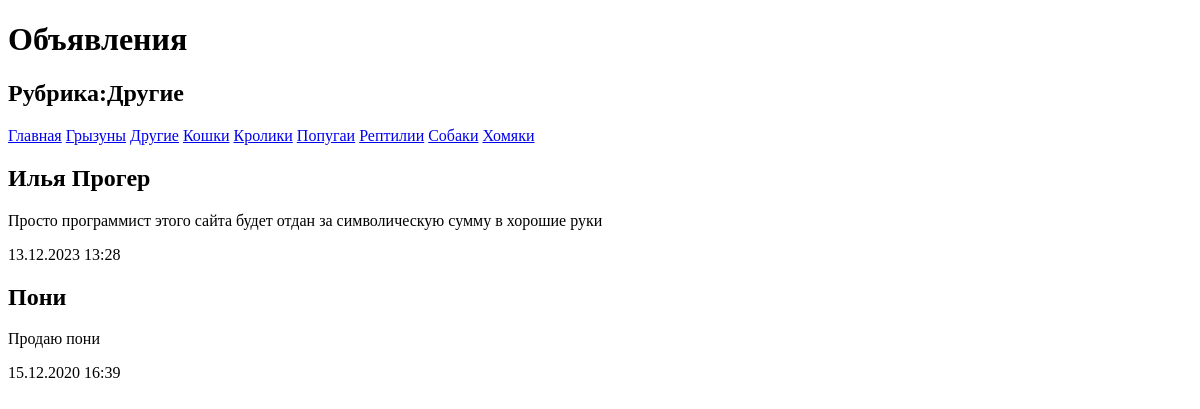
The app's page /8/, older data.
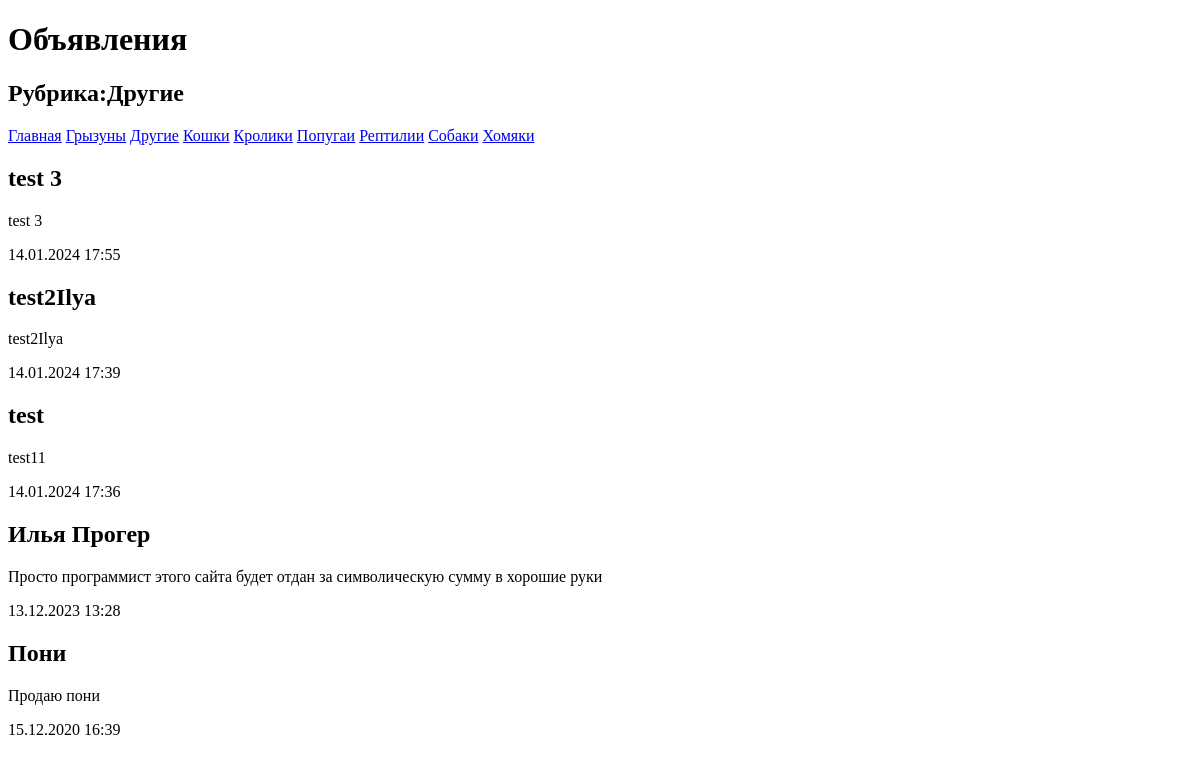
The same page, newer data.
### bboard/models.py (models this page shows, shortened)
class Rubric(models.Model):
    name = models.CharField(max_length=20, db_index=True, verbose_name='Название')
    class Meta:
        verbose_name_plural = 'Рубрики'
        verbose_name = 'Рубрика'
        ordering = ['name']

class Bb (models.Model):
    title = models.CharField(max_length=50, verbose_name='Наименование')
    content = models.TextField(null=True, blank=True, verbose_name='Описание')
    price = models.FloatField(null=True, blank=True, verbose_name='Цена')
    published = models.DateTimeField(auto_now_add=True, db_index=True, verbose_name='Опубликовано')
    rubric = models.ForeignKey('Rubric', null=True, on_delete=models.PROTECT, verbose_name='Рубрика')
    phone = models.CharField(max_length=12, verbose_name='Контактный номер')
    image = models.ImageField(upload_to='images', verbose_name='Изображение', default='default.jpg')
    owner_user = models.ForeignKey(User,on_delete=models.PROTECT,verbose_name='Владелец', null=True, blank=True)
    class Meta:
        verbose_name_plural = 'Объявления'
        verbose_name = 'Объявление'
        ordering = ['-published']

### bboard/views.py (the view)
# urls.py: path('<int:rubric_id>/', by_rubric, name='by_rubric'),
def by_rubric(request, rubric_id):
    bbs = Bb.objects.filter(rubric=rubric_id)
    rubrics = Rubric.objects.all()
    current_rubric = Rubric.objects.get(pk=rubric_id)
    context = {'bbs': bbs, 'rubrics': rubrics, 'current_rubric': current_rubric}
    return render(request, 'bboard/by_rubric.html', context)

### templates/bboard/by_rubric.html (shortened to what this page needs)
<!DOCTYPE html>
<html lang="en">
<head>
</head>
<body>
    <h1>Объявления</h1>
    <h2>Рубрика:{{ current_rubric.name }}</h2>
    <div>
        <a href="{% url 'index' %}">Главная</a>
        {% for rubric in rubrics %}
        <a href="{% url 'by_rubric' rubric.pk %}">{{ rubric.name }}</a>
        {%  endfor %}
    </div>
    {%  for bb in bbs %}
    <div>
        <h2>{{ bb.title }}</h2>
        <p>{{ bb.content }}</p>
        <p>{{ bb.published|date:"d.m.Y H:i" }}</p>
    </div>
    {% endfor %}
</body>
</html>

Row changes from the older to the newer data that the page shows:
added Bb: title "test 3", content "test 3", published "14.01.2024 17:55"
added Bb: title "test2Ilya", content "test2Ilya", published "14.01.2024 17:39"
added Bb: title "test", content "test11", published "14.01.2024 17:36"
